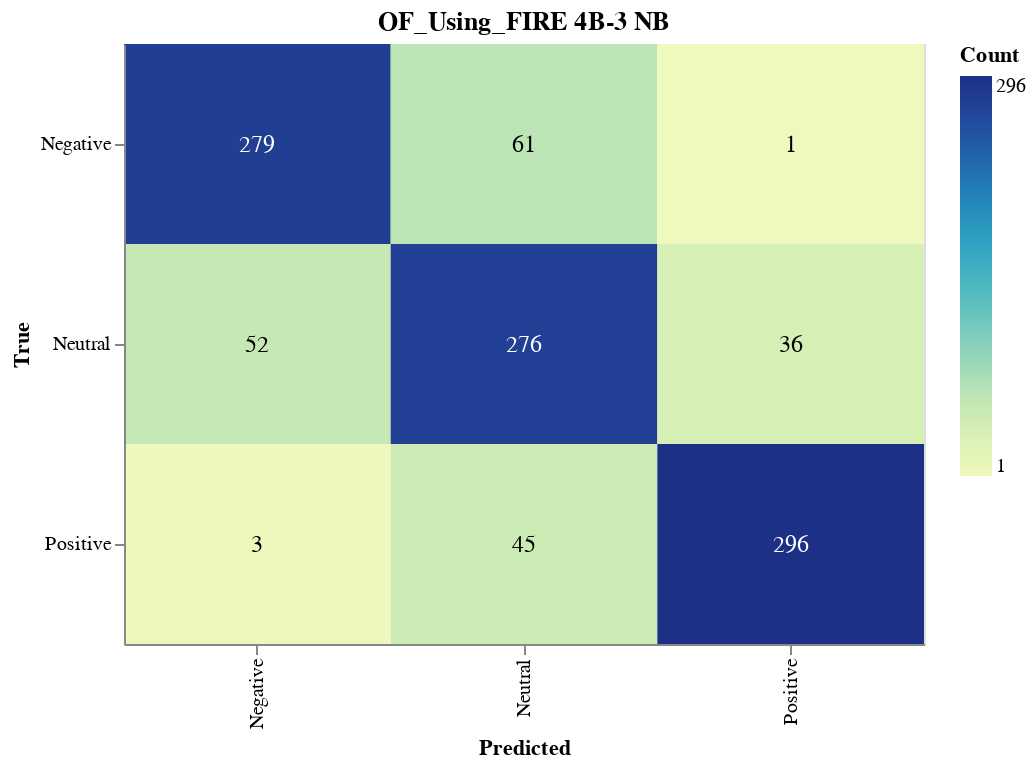

This figure's notebook cell:
### Markdown cell above
#### Save Confusion Matrix

### Code cell
import altair as alt
import pandas as pd
from sklearn.metrics import confusion_matrix

# Calculate the confusion matrix
cm = confusion_matrix(true_labels, nb_validation_predictions)

# Define class names
class_names = ['Negative', 'Neutral', 'Positive']

# Convert confusion matrix to DataFrame
cm_df = pd.DataFrame(cm, index=class_names, columns=class_names).reset_index().melt(id_vars='index')
cm_df.columns = ['True', 'Predicted', 'Count']

# Ensure the order of categories
cm_df['True'] = pd.Categorical(cm_df['True'], categories=class_names, ordered=True)
cm_df['Predicted'] = pd.Categorical(cm_df['Predicted'], categories=class_names, ordered=True)

# Create the Altair plot
heatmap = alt.Chart(cm_df).mark_rect().encode(
    x=alt.X('Predicted:O', sort=class_names),
    y=alt.Y('True:O', sort=class_names),
    color='Count:Q',
    tooltip=['True', 'Predicted', 'Count']
).properties(
    width=400,
    height=300,
    title='OF_Using_FIRE 4B-3 NB'
)

# Add text labels
text = heatmap.mark_text(
    align='center',
    baseline='middle',
    fontSize=12
).encode(
    text='Count:Q',
    color=alt.condition(
        alt.datum.Count > cm.max() / 2,
        alt.value('white'),
        alt.value('black')
    )
)

# Combine heatmap and text
final_chart = heatmap + text

# Display the plot
final_chart.show()

### Figure 1 — Vega-Lite specification as saved in the notebook (floating-point values rounded to 4 significant figures)
{"config": {"view": {"continuousWidth": 300, "continuousHeight": 300}}, "layer": [{"mark": {"type": "rect"}, "encoding": {"color": {"field": "Count", "type": "quantitative"}, "tooltip": [{"field": "True", "type": "ordinal"}, {"field": "Predicted", "type": "ordinal"}, {"field": "Count", "type": "quantitative"}], "x": {"field": "Predicted", "sort": ["Negative", "Neutral", "Positive"], "type": "ordinal"}, "y": {"field": "True", "sort": ["Negative", "Neutral", "Positive"], "type": "ordinal"}}, "title": "OF_Using_FIRE 4B-3 NB"}, {"mark": {"type": "text", "align": "center", "baseline": "middle", "fontSize": 12}, "encoding": {"color": {"condition": {"test": "(datum.Count > 148.0)", "value": "white"}, "value": "black"}, "text": {"field": "Count", "type": "quantitative"}, "tooltip": [{"field": "True", "type": "ordinal"}, {"field": "Predicted", "type": "ordinal"}, {"field": "Count", "type": "quantitative"}], "x": {"field": "Predicted", "sort": ["Negative", "Neutral", "Positive"], "type": "ordinal"}, "y": {"field": "True", "sort": ["Negative", "Neutral", "Positive"], "type": "ordinal"}}, "title": "OF_Using_FIRE 4B-3 NB"}], "data": {"name": "data-d253f508f6331a9a7ec870aba66016f5"}, "height": 300, "width": 400, "$schema": "https://vega.github.io/schema/vega-lite/v5.17.0.json", "datasets": {"data-d253f508f6331a9a7ec870aba66016f5": [{"True": "Negative", "Predicted": "Negative", "Count": 279}, {"True": "Neutral", "Predicted": "Negative", "Count": 52}, {"True": "Positive", "Predicted": "Negative", "Count": 3}, {"True": "Negative", "Predicted": "Neutral", "Count": 61}, {"True": "Neutral", "Predicted": "Neutral", "Count": 276}, {"True": "Positive", "Predicted": "Neutral", "Count": 45}, {"True": "Negative", "Predicted": "Positive", "Count": 1}, {"True": "Neutral", "Predicted": "Positive", "Count": 36}, {"True": "Positive", "Predicted": "Positive", "Count": 296}]}}
